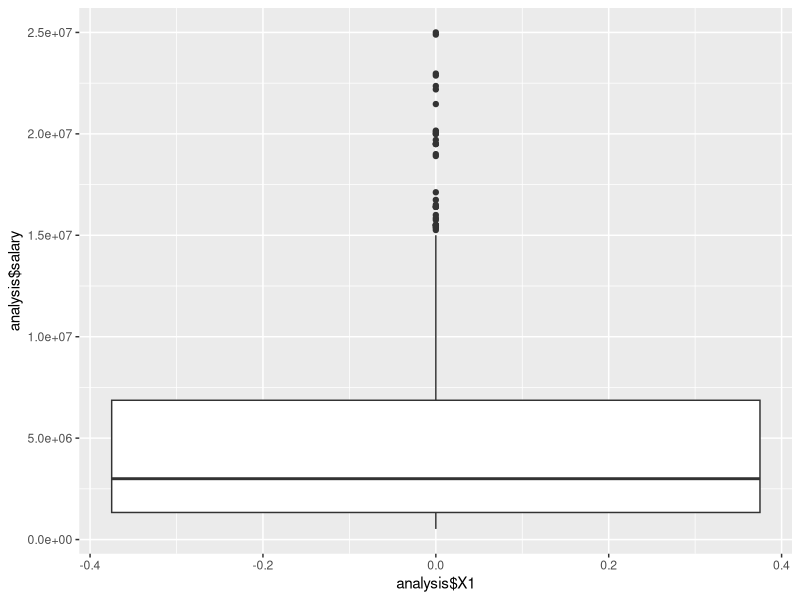
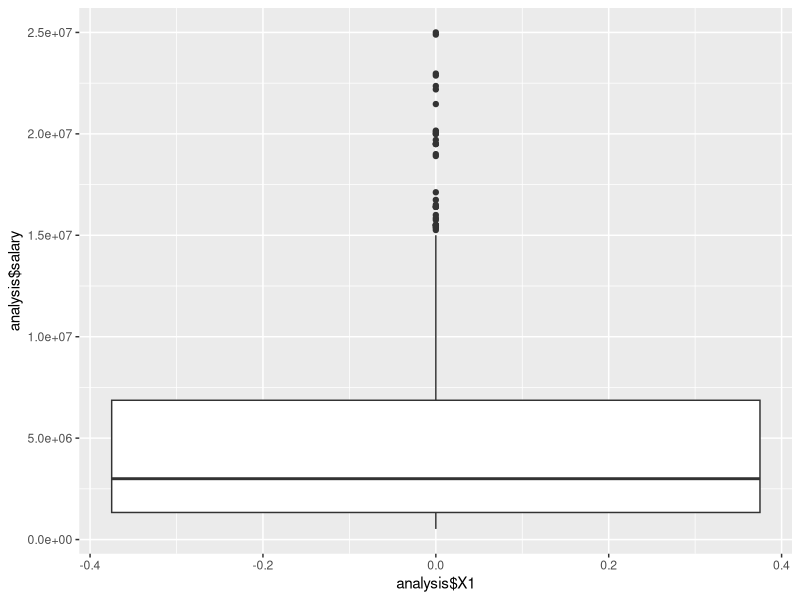

R code for these plots, in order: (Note: this script raises an error after producing the figures.)
library(readr)
library(ggplot2)
analysis <- read_csv("roster-salary-stats.csv",col_names=TRUE)
sink("eda-output.txt")
summary(analysis$salary)
sd(analysis$salary)
sink()
ggplot(analysis, aes(x=analysis$X1, y=analysis$salary)) + 
  geom_boxplot()
ggsave("salaries.png")
ggplot(analysis, aes(x=analysis$salary)) + 
  +     geom_histogram()
ggsave("salaries1.png")
sink("eda-output.txt")
summary(analysis$height)
sd(analysis$height)
sink()
ggplot(analysis, aes(x=analysis$X1, y=analysis$height)) + 
  geom_boxplot()
ggsave("height.png")
ggplot(analysis, aes(x=analysis$height)) + 
  +     geom_histogram()
ggsave("height1.png")
sink("eda-output.txt")
summary(analysis$weight)
sd(analysis$weight)
sink()
ggplot(analysis, aes(x=analysis$X1, y=analysis$weight)) + 
  geom_boxplot()
ggsave("weight.png")
ggplot(analysis, aes(x=analysis$weight)) + 
  +     geom_histogram()
ggsave("weight1.png")
sink("eda-output.txt")
summary(analysis$G)
sd(analysis$G)
sink()
ggplot(analysis, aes(x=analysis$X1, y=analysis$G)) + 
  geom_boxplot()
ggsave("G.png")
ggplot(analysis, aes(x=analysis$G)) + 
  +     geom_histogram()
ggsave("G1.png")
sink("eda-output.txt")
summary(analysis$FG)
sd(analysis$FG)
sink()
ggplot(analysis, aes(x=analysis$X1, y=analysis$FG)) + 
  geom_boxplot()
ggsave("FG.png")
ggplot(analysis, aes(x=analysis$FG)) + 
  +     geom_histogram()
ggsave("FG1.png")
sink("eda-output.txt")
summary(analysis$FGA)
sd(analysis$FGA)
sink()
ggplot(analysis, aes(x=analysis$X1, y=analysis$FGA)) + 
  geom_boxplot()
ggsave("FGA.png")
ggplot(analysis, aes(x=analysis$FGA)) + 
  +     geom_histogram()
ggsave("FGA1.png")
sink("eda-output.txt")
summary(analysis$FT)
sd(analysis$FT)
sink()
ggplot(analysis, aes(x=analysis$X1, y=analysis$FT)) + 
  geom_boxplot()
ggsave("FT.png")
ggplot(analysis, aes(x=analysis$FT)) + 
  +     geom_histogram()
ggsave("FT1.png")
sink("eda-output.txt")
summary(analysis$FTA)
sd(analysis$FTA)
sink()
ggplot(analysis, aes(x=analysis$X1, y=analysis$FTA)) + 
  geom_boxplot()
ggsave("FTA.png")
ggplot(analysis, aes(x=analysis$FTA)) + 
  +     geom_histogram()
ggsave("FTA1.png")
sink("eda-output.txt")
summary(analysis$TRB)
sd(analysis$TRB)
sink()
ggplot(analysis, aes(x=analysis$X1, y=analysis$TRB)) + 
  geom_boxplot()
ggsave("TRB.png")
ggplot(analysis, aes(x=analysis$TRB)) + 
  +     geom_histogram()
ggsave("TRB1.png")
sink("eda-output.txt")
summary(analysis$AST)
sd(analysis$AST)
sink()
ggplot(analysis, aes(x=analysis$X1, y=analysis$AST)) + 
  geom_boxplot()
ggsave("AST.png")
ggplot(analysis, aes(x=analysis$AST)) + 
  +     geom_histogram()
ggsave("AST1.png")
sink("eda-output.txt")
summary(analysis$STL)
sd(analysis$STL)
sink()
ggplot(analysis, aes(x=analysis$X1, y=analysis$STL)) + 
  geom_boxplot()
ggsave("STL.png")
ggplot(analysis, aes(x=analysis$STL)) + 
  +     geom_histogram()
ggsave("STL1.png")
sink("eda-output.txt")
summary(analysis$BLK)
sd(analysis$BLK)
sink()
ggplot(analysis, aes(x=analysis$X1, y=analysis$BLK)) + 
  geom_boxplot()
ggsave("BLK.png")
ggplot(analysis, aes(x=analysis$BLK)) + 
  +     geom_histogram()
ggsave("BLK1.png")
sink("eda-output.txt")
summary(analysis$TOV)
sd(analysis$TOV)
sink()
ggplot(analysis, aes(x=analysis$X1, y=analysis$TOV)) + 
  geom_boxplot()
ggsave("TOV.png")
ggplot(analysis, aes(x=analysis$TOV)) + 
  +     geom_histogram()
ggsave("TOV1.png")
sink("eda-output.txt")
summary(analysis$PF)
sd(analysis$PF)
sink()
ggplot(analysis, aes(x=analysis$X1, y=analysis$PF)) + 
  geom_boxplot()
ggsave("PF.png")
ggplot(analysis, aes(x=analysis$PF)) + 
  +     geom_histogram()
ggsave("PF1.png")
sink("eda-output.txt")
summary(analysis$PTS)
sd(analysis$PTS)
sink()
ggplot(analysis, aes(x=analysis$X1, y=analysis$PTS)) + 
  geom_boxplot()
ggsave("PTS.png")
ggplot(analysis, aes(x=analysis$PTS)) + 
  +     geom_histogram()
ggsave("PTS1.png")
sink("eda-output.txt")
summary(factor(analysis$Team))
sink()
ggplot(analysis, aes(x=analysis$Team)) + 
  geom_bar()
ggsave("Team.png")
sink("eda-output.txt")
summary(factor(analysis$position))
sink()
ggplot(analysis, aes(x=analysis$position)) + 
  geom_bar()
ggsave("position.png")